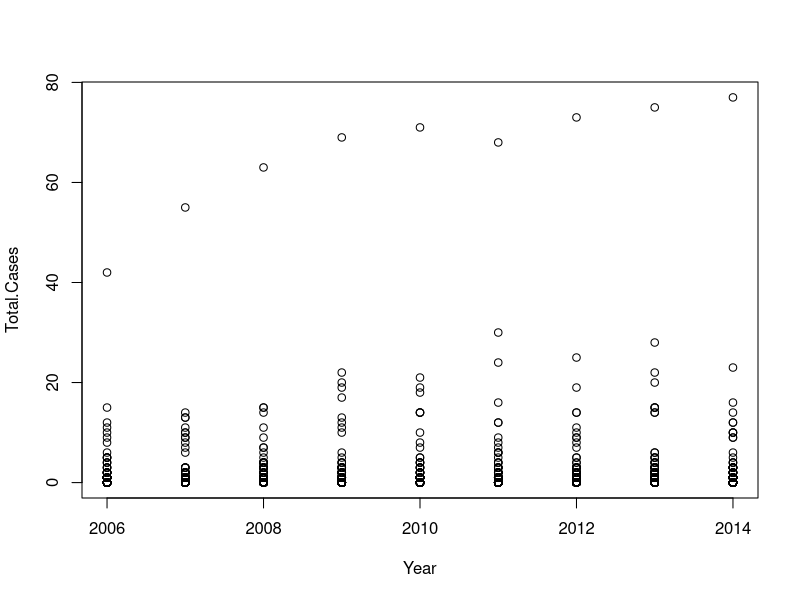
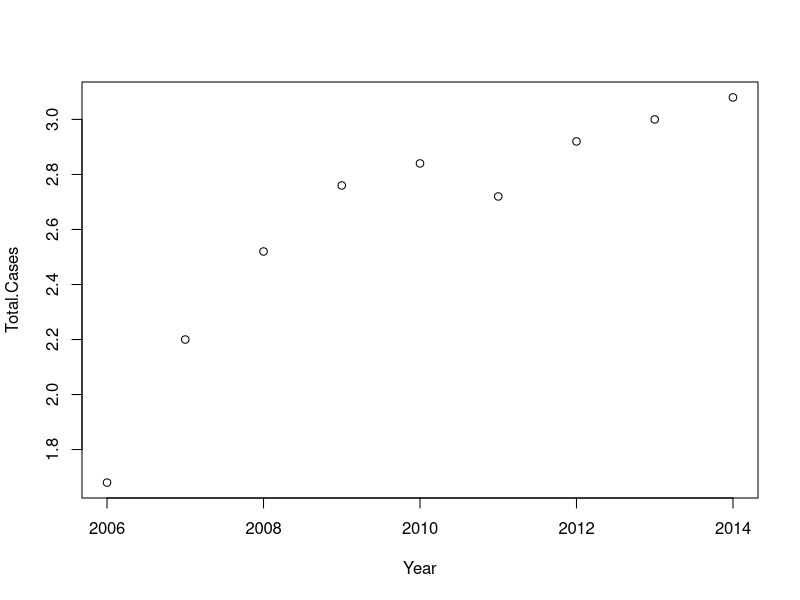
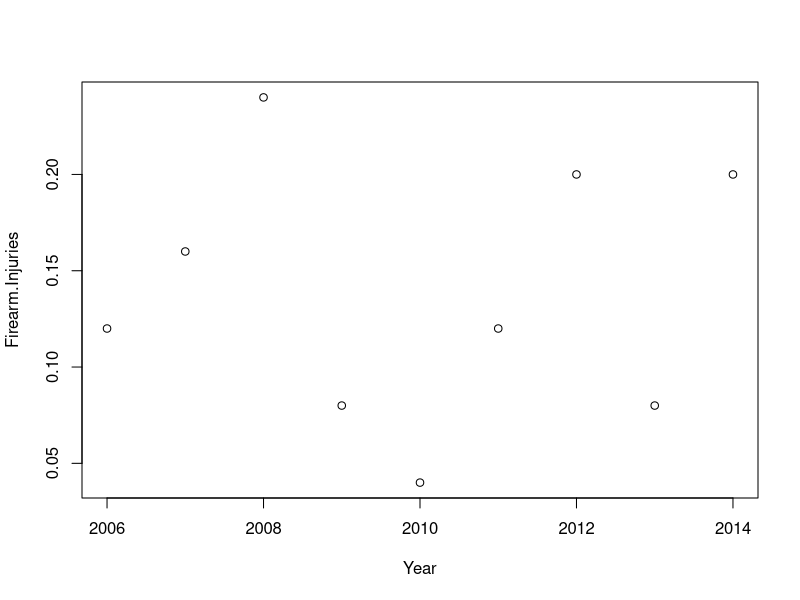
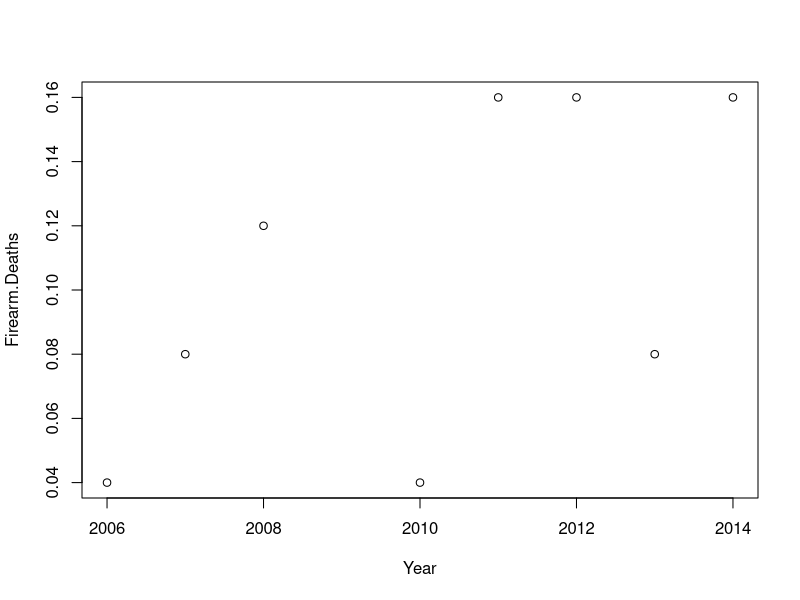
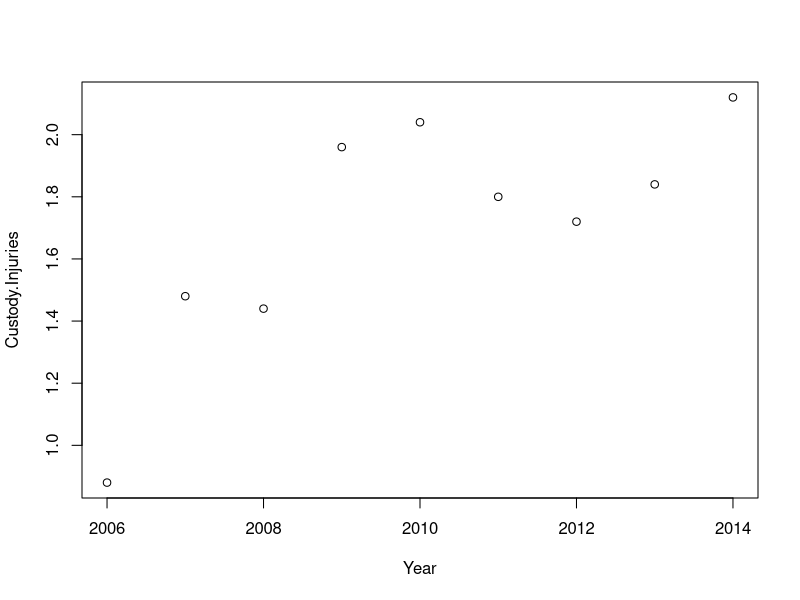
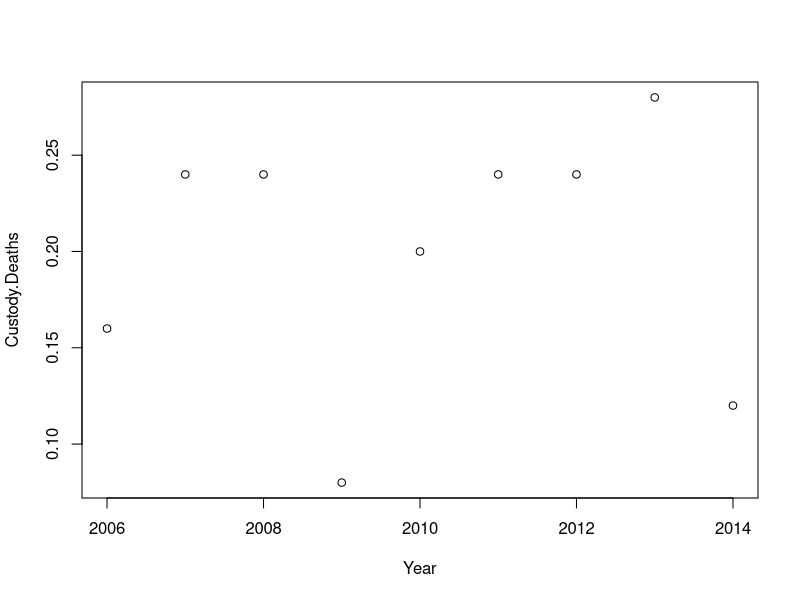
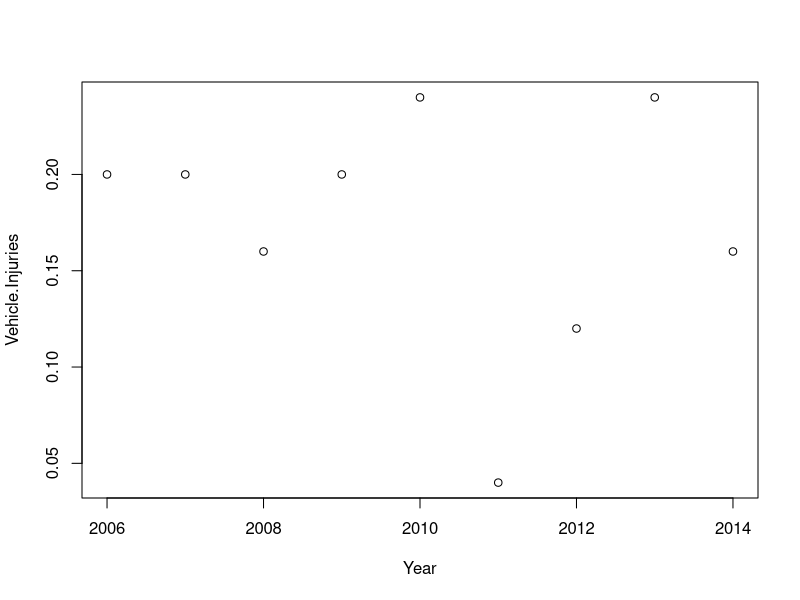
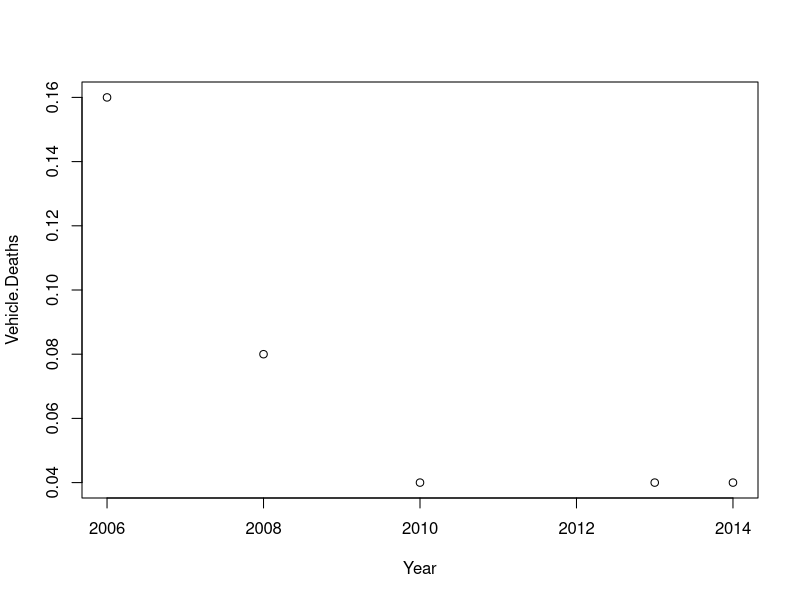

Source code (R) for these figures, in order:
## Libraries ####
library(magrittr)
library(dplyr)

## Read Data ####

dat <- read.csv("siu.csv", na.strings=c(""))

head(dat, n = 12)

# One of the police services is duplicated!
dat %$% xtabs(~Police.Service) %>% unique
dat %$% Police.Service[duplicated(Police.Service)] %>% na.omit %>% as.character
grep("OPP Espanola Detachment", dat$Police.Service)

dat[613:648, 1:3]
# The block dat[631:639,] seems to be an erroneous duplication, "OPP Espanola Detachment" appears twice

dat <- dat[-c(631:639),]
dat %$% xtabs(~Police.Service) %>% unique
dat %$% Police.Service[duplicated(Police.Service)] %>% na.omit %>% as.character
dat %$% Police.Service %>% na.omit %>% unique # 244 unique police services

# Checked that every police service has all years in table (e.g. 244 occurrances of each year)
xtabs(~Period, data=dat)
unique(xtabs(~Period, data=dat))

# Repeat each police service name for each row (year)
dat$Police.Service %>% na.omit %>% rep(each=9) -> Police.Service

# Double check that Police Services names line up with original
# --> should be as many TRUE as there are unique police services = 244
sum(Police.Service==dat$Police.Service, na.rm=T)

# Replace column in data.frame, now police service name appears on every row
dat$Police.Service <- Police.Service

head(dat, n=20)

# Add a numeric year variable corresponding to the end of the reporting period
dat$Year <- substr(dat$Period, 6, 10)


## Alternative - Should be identical ####
dat <- read.csv("siu.csv", na.strings=c(""))
dat <- dat[-c(631:639),]
for (i in 2:length(dat$Police.Service)){
    if(is.na(dat$Police.Service[i])){
      dat$Police.Service[i] = dat$Police.Service[i-1] 
    }
}
dat$Year <- as.numeric(substr(dat$Period, 6, 10))

head(dat)

xtabs(~cut(Total.Cases, breaks=c(-1,0,1,2,5,10,20,50,100)) + Year, data=dat)

## Toronto Police Service ####
# Whoa. Toronto definitely stands out. Though our population is enourmous....per cap?
plot(Total.Cases ~ Year, data=dat)
dat[which.max(dat$Total.Cases),]

# Population of Toronto 2.5 million
# Normalize to per-million
dat.to <- dat[dat$Police.Service=="Toronto Police Service",]
dat.to[,3:11] <- dat.to[,3:11]/25

plot(Total.Cases ~ Year, data=dat.to)
plot(Firearm.Injuries ~ Year, data=dat.to)
plot(Firearm.Deaths ~ Year, data=dat.to)
plot(Custody.Injuries ~ Year, data=dat.to)
plot(Custody.Deaths ~ Year, data=dat.to)
plot(Vehicle.Injuries ~ Year, data=dat.to)
plot(Vehicle.Deaths ~ Year, data=dat.to)
plot(Sexual.Assault.Complaints ~ Year, data=dat.to)

fit <- lm(Total.Cases ~ Year, data=dat.to)
summary(fit)

fit <- lm(Custody.Injuries ~ Year, data=dat.to)
summary(fit)

fit <- lm(Sexual.Assault.Complaints ~ Year, data=dat.to)
summary(fit)

## Hamilton ####

grep("Hamilton", dat$Police.Service)
dat$Police.Service[grep("Hamilton", dat$Police.Service)]

# Population of Hamilton .5 million
# Normalize to per-million
dat.ha <- dat[dat$Police.Service=="Hamilton Police Service",]
dat.ha[,3:11] <- dat.ha[,3:11]/5

plot(Total.Cases ~ Year, data=dat.ha)
plot(Firearm.Injuries ~ Year, data=dat.ha)
plot(Firearm.Deaths ~ Year, data=dat.ha)
plot(Custody.Injuries ~ Year, data=dat.ha)
plot(Custody.Deaths ~ Year, data=dat.ha)
plot(Vehicle.Injuries ~ Year, data=dat.ha)
plot(Vehicle.Deaths ~ Year, data=dat.ha)
plot(Sexual.Assault.Complaints ~ Year, data=dat.ha)

fit <- lm(Total.Cases ~ Year, data=dat.ha)
summary(fit)



## London ####

unique(dat$Police.Service[grep("London", dat$Police.Service)])

# Population of London 350 thousand
# Normalize to per-million
dat.lo <- dat[dat$Police.Service=="London Police Service",]
dat.lo[,3:11] <- dat.lo[,3:11]/3.5
plot(Total.Cases ~ Year, data=dat.lo)
fit <- lm(Total.Cases ~ Year, data=dat.lo)
summary(fit)



## Windsor ####

unique(dat$Police.Service[grep("Windsor", dat$Police.Service)])

# Population of Windsor 220 thousand
# Normalize to per-million
dat.win <- dat[dat$Police.Service=="Windsor Police Service",]
dat.win[,3:11] <- dat.win[,3:11]/2.2
plot(Total.Cases ~ Year, data=dat.win)
fit <- lm(Total.Cases ~ Year, data=dat.win)
summary(fit)
